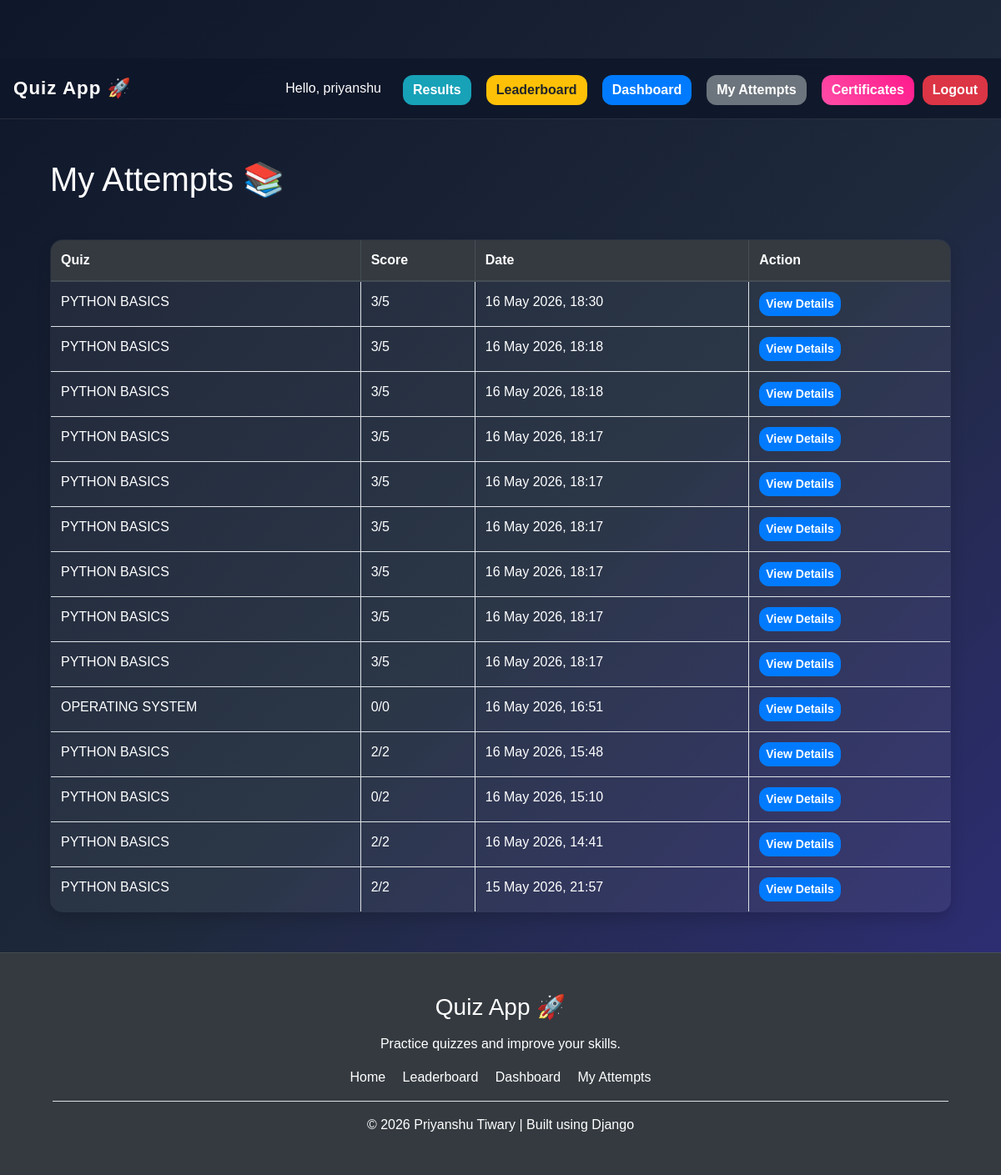
/my-attempts/ (signed in), run on the app's committed database.
### core/models.py (models this page shows, shortened)
class Attempt(models.Model):
    user = models.ForeignKey(
        User,
        on_delete=models.CASCADE
    )
    quiz = models.ForeignKey(
        Quiz,
        on_delete=models.CASCADE
    )
    score = models.IntegerField()
    total = models.IntegerField()
    completed_at = models.DateTimeField(
        auto_now_add=True
    )

class Quiz(models.Model):
    title = models.CharField(max_length=200)
    category = models.ForeignKey(
        Category,
        on_delete=models.CASCADE
    )
    created_at = models.DateTimeField(
        auto_now_add=True
    )

### core/views.py (the view)
@login_required
def my_attempts(request):
    attempts = Attempt.objects.filter(
        user=request.user
    ).order_by(
        '-completed_at'
    )
    return render(
        request,
        'core/my_attempts.html',
        {
            'attempts': attempts
        }
    )

### templates/core/my_attempts.html
{% extends 'core/base.html' %}
{% block content %}
<div class="container mt-5">
    <h1 class="mb-5">
        My Attempts 📚
    </h1>
    {% if attempts %}
        <table class="table table-bordered shadow">
            <thead class="thead-dark">
                <tr>
                    <th>
                        Quiz
                    </th>
                    <th>
                        Score
                    </th>
                    <th>
                        Date
                    </th>
                    <th>
                        Action
                    </th>
                </tr>
            </thead>
            <tbody>
                {% for attempt in attempts %}
                <tr>
                    <td>
                        {{ attempt.quiz.title }}
                    </td>
                    <td>
                        {{ attempt.score }}/{{ attempt.total }}
                    </td>
                    <td>
                        {{ attempt.completed_at|date:"d M Y, H:i" }}
                    </td>
                    <td>
                        <a
                           href="{% url 'attempt_detail' attempt.id %}"
                           class="btn btn-primary btn-sm"
                        >
                           View Details
                        </a>
                </td>
                </tr>
                {% endfor %}
            </tbody>
        </table>
    {% else %}
        <div class="alert alert-warning">
            You have not attempted any quizzes yet.
        </div>
    {% endif %}
</div>
{% endblock %}

### templates/core/base.html (shortened to what this page needs)
{% load static %}
<!DOCTYPE html>
<html lang="en">
<head>
    <link
        rel="stylesheet"
        href="https://stackpath.bootstrapcdn.com/bootstrap/4.5.2/css/bootstrap.min.css"
    >
    <link
        rel="stylesheet"
        href="{% static 'css/style.css' %}"
    >
</head>
<body>
<nav class="navbar navbar-dark bg-dark px-3">
    <a
        class="navbar-brand text-white"
        href="{% url 'home' %}"
    >
        Quiz App 🚀
    </a>
<div class="navbar-buttons">
        {% if user.is_authenticated %}
            <span class="text-white mr-3">
                Hello, {{ user.username }}
            </span>
            <a
                href="{% url 'result_history' %}"
                class="btn btn-info mr-2"
            >
                Results
            </a>
            <a
                href="{% url 'leaderboard' %}"
                class="btn btn-warning mr-2"
            >
                Leaderboard
            </a>
            <a
                href="{% url 'dashboard' %}"
                class="btn btn-primary mr-2"
            >
                Dashboard
            </a>
            <a
                href="{% url 'my_attempts' %}"
                class="btn btn-secondary mr-2"
            >
                My Attempts
            </a>
            <a
                href="{% url 'my_certificates' %}"
                class="btn btn-certificate"
            >
                Certificates
            </a>
            <a
                href="{% url 'logout' %}"
                class="btn btn-danger"
            >
                Logout
            </a>
        {% endif %}
    </div>
</nav>
<div class="container mt-4">
    {% block content %}
    {% endblock %}
</div>
<footer class="bg-dark text-white mt-5 p-5">
    <div class="container text-center">
        <h3 class="mb-3">
            Quiz App 🚀
        </h3>
        <p>
            Practice quizzes and improve your skills.
        </p>
        <div class="mt-3">
            <a
                href="{% url 'home' %}"
                class="text-white mr-3"
            >
                Home
            </a>
            <a
                href="{% url 'leaderboard' %}"
                class="text-white mr-3"
            >
                Leaderboard
            </a>
            <a
                href="{% url 'dashboard' %}"
                class="text-white mr-3"
            >
                Dashboard
            </a>
            <a
                href="{% url 'my_attempts' %}"
                class="text-white"
            >
                My Attempts
            </a>
        </div>
        <hr class="bg-light">
        <p class="mb-0">
            © 2026 Priyanshu Tiwary | Built using Django
        </p>
    </div>
</footer>
</body>
</html>

### static/css/style.css (style rules this page uses)
body { padding-top: 70px; background: linear-gradient( 135deg, #0f172a, #1e293b, #312e81 ); min-height: 100vh; color: white; font-family: Arial, sans-serif; }
html { scroll-behavior: smooth; }
.navbar { padding: 14px 25px; background: rgba(15, 23, 42, 0.85) !important; backdrop-filter: blur(10px); border-bottom: 1px solid rgba(255,255,255,0.1); }
.navbar-brand { font-weight: bold; font-size: 1.4rem; letter-spacing: 1px; }
.navbar-buttons { display: flex; align-items: center; gap: 10px; flex-wrap: wrap; }
.btn { border: none; border-radius: 12px; font-weight: 600; transition: all 0.3s ease; }
.navbar .btn { margin-top: 5px; }
.btn-certificate { background: linear-gradient( 45deg, #ff4da6, #ff1a8c ); color: white; border: none; }
.table { background: rgba(255,255,255,0.06); border-radius: 15px; overflow: hidden; color: white; }
.table th { background: rgba(255,255,255,0.12); }
footer { background: rgba(15,23,42,0.9) !important; backdrop-filter: blur(10px); border-top: 1px solid rgba(255,255,255,0.1); }

### data on the page
Attempt: quiz "PYTHON BASICS", score "3", total "5", completed_at "16 May 2026, 18:30"
Attempt: quiz "PYTHON BASICS", score "3", total "5", completed_at "16 May 2026, 18:18"
Attempt: quiz "PYTHON BASICS", score "3", total "5", completed_at "16 May 2026, 18:18"
Attempt: quiz "PYTHON BASICS", score "3", total "5", completed_at "16 May 2026, 18:17"
Attempt: quiz "PYTHON BASICS", score "3", total "5", completed_at "16 May 2026, 18:17"
Attempt: quiz "PYTHON BASICS", score "3", total "5", completed_at "16 May 2026, 18:17"
Attempt: quiz "PYTHON BASICS", score "3", total "5", completed_at "16 May 2026, 18:17"
Attempt: quiz "PYTHON BASICS", score "3", total "5", completed_at "16 May 2026, 18:17"
Attempt: quiz "PYTHON BASICS", score "3", total "5", completed_at "16 May 2026, 18:17"
Attempt: quiz "OPERATING SYSTEM", score "0", total "0", completed_at "16 May 2026, 16:51"
Attempt: quiz "PYTHON BASICS", score "2", total "2", completed_at "16 May 2026, 15:48"
Attempt: quiz "PYTHON BASICS", score "0", total "2", completed_at "16 May 2026, 15:10"
Attempt: quiz "PYTHON BASICS", score "2", total "2", completed_at "16 May 2026, 14:41"
Attempt: quiz "PYTHON BASICS", score "2", total "2", completed_at "15 May 2026, 21:57"

### other printed values
{{ user.username }} "priyanshu"
